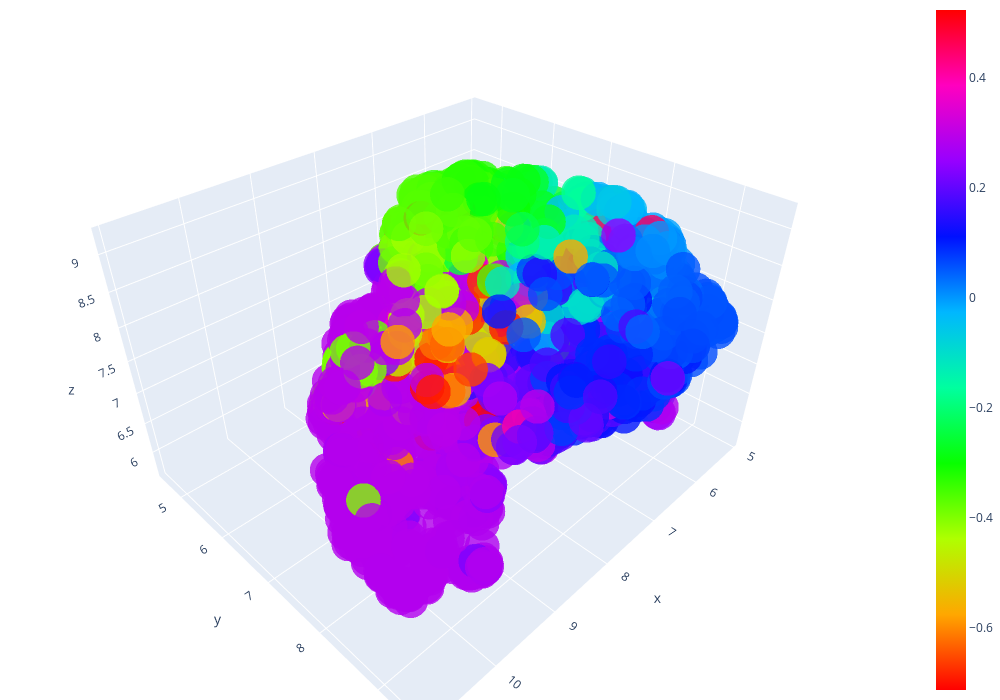

Notebook cell for this chart:
### Code cell
fig = go.Figure(
    data=[
        go.Scatter3d(
            x=layout_3d_cluster[:, 0],
            y=layout_3d_cluster[:, 1],
            z=layout_3d_cluster[:, 2],
            mode="markers",
            marker=dict(
                size=12,
                color=f,
                colorscale="hsv",
                opacity=0.8,
                showscale=True,
            ),
        )
    ]
)
fig.update_layout(
    autosize=False, width=1000, height=700, margin=dict(l=0, r=0, b=0, t=0)
)
fig.write_html("correlation_inform.html")
fig.show()

### Figure 1 — Plotly figure (JSON) as saved in the notebook; plotly's stock layout.template omitted (floating-point values rounded to 4 significant figures; data arrays with more than 128 entries replaced by an {"elided": "..."} marker saying what was removed)
{"data": [{"marker": {"color": {"elided": "2755 float values"}, "colorscale": [[0, "#ff0000"], [0.1111, "#ffa700"], [0.2222, "#afff00"], [0.3333, "#08ff00"], [0.4444, "#00ff9f"], [0.5556, "#00b7ff"], [0.6667, "#0010ff"], [0.7778, "#9700ff"], [0.8889, "#ff00bf"], [1, "#ff0000"]], "opacity": 0.8, "showscale": true, "size": 12}, "mode": "markers", "type": "scatter3d", "x": {"elided": "2755 float values"}, "y": {"elided": "2755 float values"}, "z": {"elided": "2755 float values"}}], "layout": {"autosize": false, "height": 700, "margin": {"b": 0, "l": 0, "r": 0, "t": 0}, "width": 1000}}
